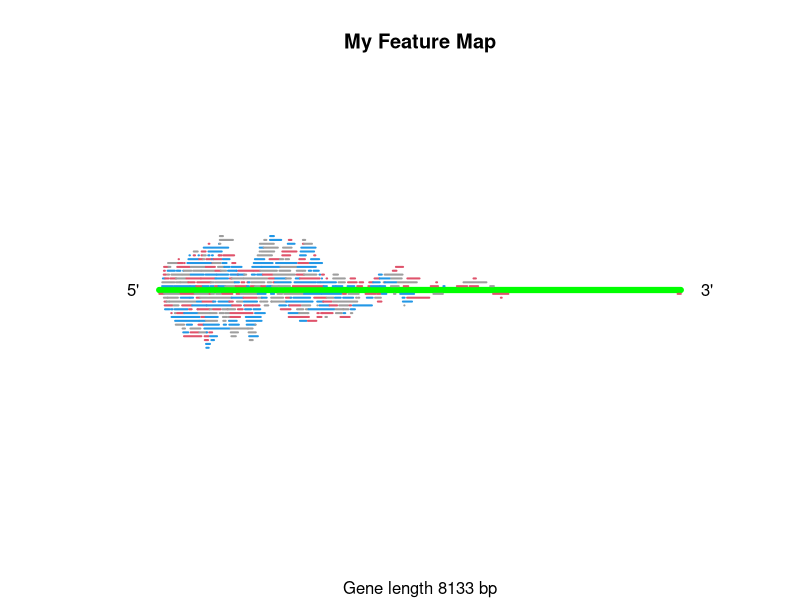

Write the R code that produced this figure.
#############################################################
## R Script to Plot Feature Maps onto Genes or Chromosomes ##
#############################################################
# Author: Thomas Girke
# Usage:
# source("http://faculty.ucr.edu/~tgirke/Documents/R_BioCond/My_R_Scripts/featureMap.txt")  

# Generate Sample Data
startx <- abs(rnorm(400, 0, sd=2000))
endx <- startx+abs(rnorm(400, 0, sd=150))
cat("\nAssign gene or chromosome length to 'genelength', e.g.: \n genelength <- max(endx)\n")
genelength <- max(endx)
strand <- sign(rnorm(400, 0, sd=2000))
mapDF <- data.frame(startx, endx, strand)
cat("\nGenerate input data frame of this format: \n")
print(mapDF[1:4,])
cat("...\n")

# Function to transform DF to proper format
transformDF <- function(plotDF=mapDF, genelength=genelength, method="simple") {
	# Simple and fast arrangement of fragments
	if(method=="simple") {
	# Identify overlaps to plot them with offset
		plotDF <- plotDF[order(-plotDF$strand, plotDF$startx),]
		plotDF <- data.frame(plotDF, OL=sign(c(1,c(plotDF$startx[-1],1)-plotDF$endx)[-length(plotDF[,1])]))
		plotDF[plotDF[,3]==-1 & plotDF[,4]==-1,][1,4] <- 1
		group <- c(which(plotDF[,3]==1 & plotDF[,4]==1), which(plotDF[,3]==-1 & plotDF[,4]==1))
		count <- c(group[-1], length(plotDF[,1]))-c(group[-length(group)],group[length(group)]-1)
		group <- rep(1:length(group), count)
		plotDF <- data.frame(plotDF, group)
		offset <- NULL
		for(i in unique(group)) {
			offset <- c(offset, seq(0.1, length(group[group==i]), by=0.1)[1:length(group[group==i])])
		}
		plotDF <- data.frame(plotDF, offset)
		plotDF[,6] <- plotDF[,3] * plotDF[,6] 
		plotDF <- plotDF[,c(1,6,2,6)]
		names(plotDF)[c(2,4)] <- c("starty", "endy")
	}
	# Arrange fragments more space efficiently in a line-wise manner
	if(method=="arrange") {
		collectDF <- data.frame(startx=0, endx=0, strand=0, count=0)
		cat("\n Please wait. This step can take ~10 sec per 500 fragments!\n")
		mapDF <- plotDF
		for(i in rev(sort(unique(mapDF$strand)))) {
			tempDF <- mapDF[mapDF$strand==i,]
			count <- i
			myiteration <- 0
			tempDF <- tempDF[order(-tempDF$strand, tempDF$startx),]
			while(length(tempDF[,1])>0) {
				myiteration <- myiteration + 1
				if(count==-1 & myiteration==1) {
					previousEnd <- 0
					} else {
					previousEnd <- collectDF$endx[length(collectDF[,1])]
				}
				Condnextline <- which(tempDF$startx > previousEnd)[1]
				if(is.na(Condnextline)) { 
					count <- count + i
					mynext <- 1 
					} else {
					mynext <- Condnextline 
				}
				collectDF <- rbind(collectDF, cbind(tempDF[mynext,], count))
				tempDF <- tempDF[-c(mynext),]
				tempDF <- tempDF[order(-tempDF$strand, tempDF$startx),]
#				cat("\ndim tempDF: ", dim(tempDF), "\n") # debugging
#				cat("\ndim collectDF: ", dim(collectDF), "\n") # debugging
			}
		}
		plotDF <- collectDF[-1,]
		plotDF <- plotDF[, c(1,4,2,4)]
		names(plotDF)[c(2,4)] <- c("starty","endy")
		plotDF[,2] <- plotDF[,2]/10
		plotDF[,4] <- plotDF[,4]/10
	}
	# Scale feature position to x-axis (1:11)
	plotDF[,1] <- (plotDF$startx*10/genelength) + 1
	plotDF[,3] <- (plotDF$endx*10/genelength) + 1
	plotDF
}
cat("\nUse the function transformDF() like this to transform the input mapping coordinates for plotting: \n plotDF <- transformDF(plotDF=mapDF, genelength, method=\"arrange\")\n", "\tThe argument method=\"arrange\" arranges the fragments more space efficiently than method=\"simple\".\n")
plotDF <- transformDF(plotDF=mapDF, genelength=genelength, method="arrange")
cat("\nThe result should have this format:\n")
print(plotDF[1:4,])
cat("...\n")

# Plot mapping frame 'plotDF'
Mymain <- "My Feature Map"
Mysub <- paste("Gene length", as.integer(genelength), "bp")
featurePlot <- function(plotDF=plotDF, genelength=11, geneline=6, genecol="green", featureline=2, featurecol="red", showxy=F) {
	# This first step creates an empty plotting device. To show x-y axis, leave out the arguments: xaxt="n", yaxt="n", bty="n"
	if(showxy==TRUE) { 
		plot(x=1, y=1, type="h", col="white", xlim=c(0,12), ylim=c(-5,5), xlab="", ylab="", main=Mymain, sub=Mysub)
	} else {
		plot(x=1, y=1, type="h", col="white", xlim=c(0,12), ylim=c(-5,5), xlab="", ylab="", main=Mymain, sub=Mysub, xaxt="n", yaxt="n", bty="n")
	}	
			
	segments(1.0, 0.0, genelength, 0.0, col=genecol, lwd=geneline)
	# arrows(1.0, 0.0, 11, 0.0, col="green", lwd=6)
	segments(plotDF$startx, plotDF$starty, plotDF$endx, plotDF$endy, col=featurecol, lwd=featureline)
	text(0.5, 0, "5'"); text(11.5, 0, "3'")
}
cat("\nThis command plots the mapping frame plotDF: \n featurePlot(plotDF=plotDF, geneline=6, genecol=\"green\", featureline=2, featurecol=sample(c(2,4,8), length(plotDF[,1]), replace=T), showxy=F)\n")
featurePlot(plotDF=plotDF, geneline=6, genecol="green", featureline=2, featurecol=sample(c(2,4,8), length(plotDF[,1]), replace=T))
cat("\tThe setting 'showxy=T' will include the xy-axes in the plot\n")
cat("\nThe main title and subtitle can be changed by assigning them to 'Mymain' and 'Mysub'. The defaults are:\n Mymain <- \"My Feature Map\"; Mysub <- paste(\"Gene length\", as.integer(genelength), \"bp\")\n")
